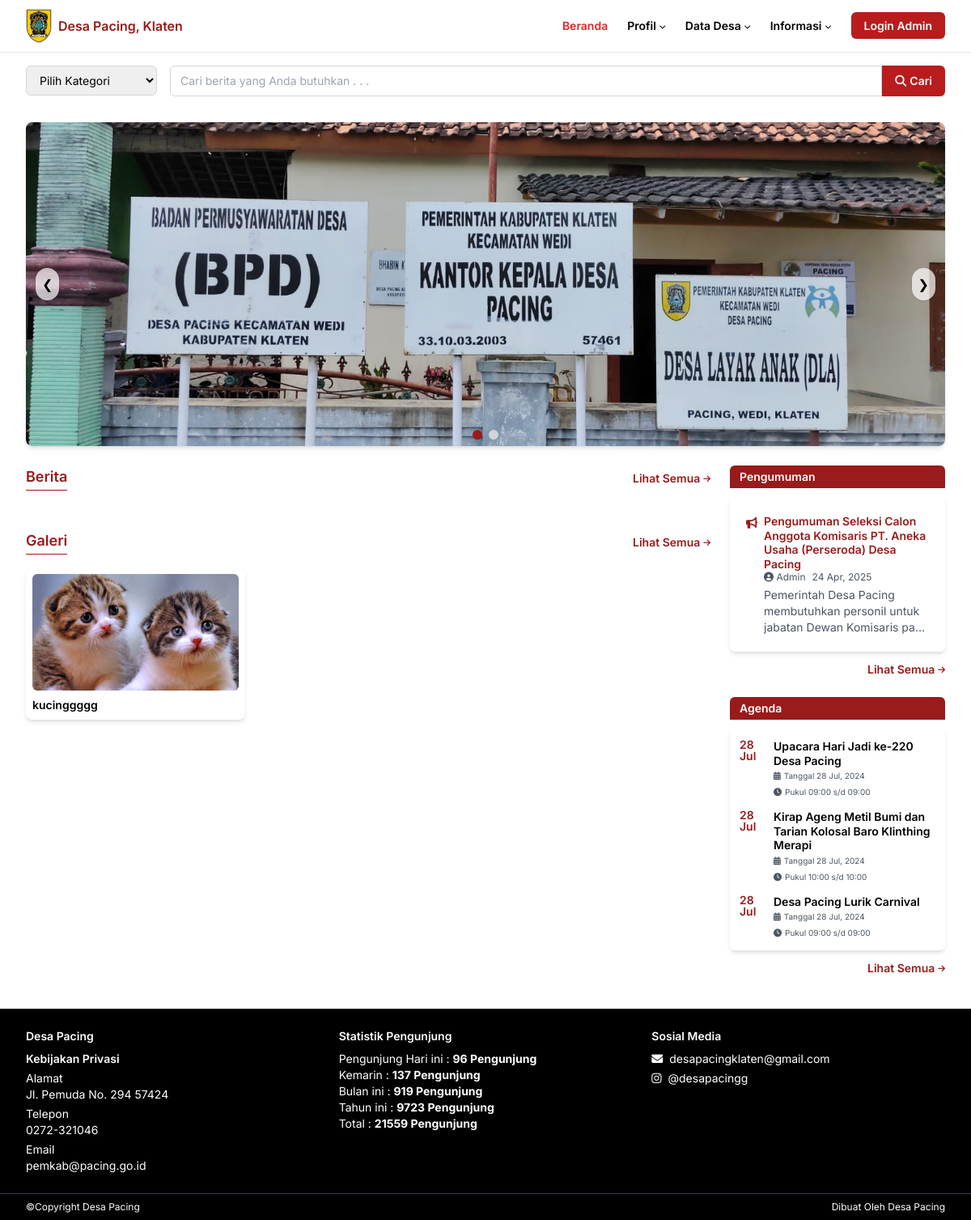
Before: / with the older database file.
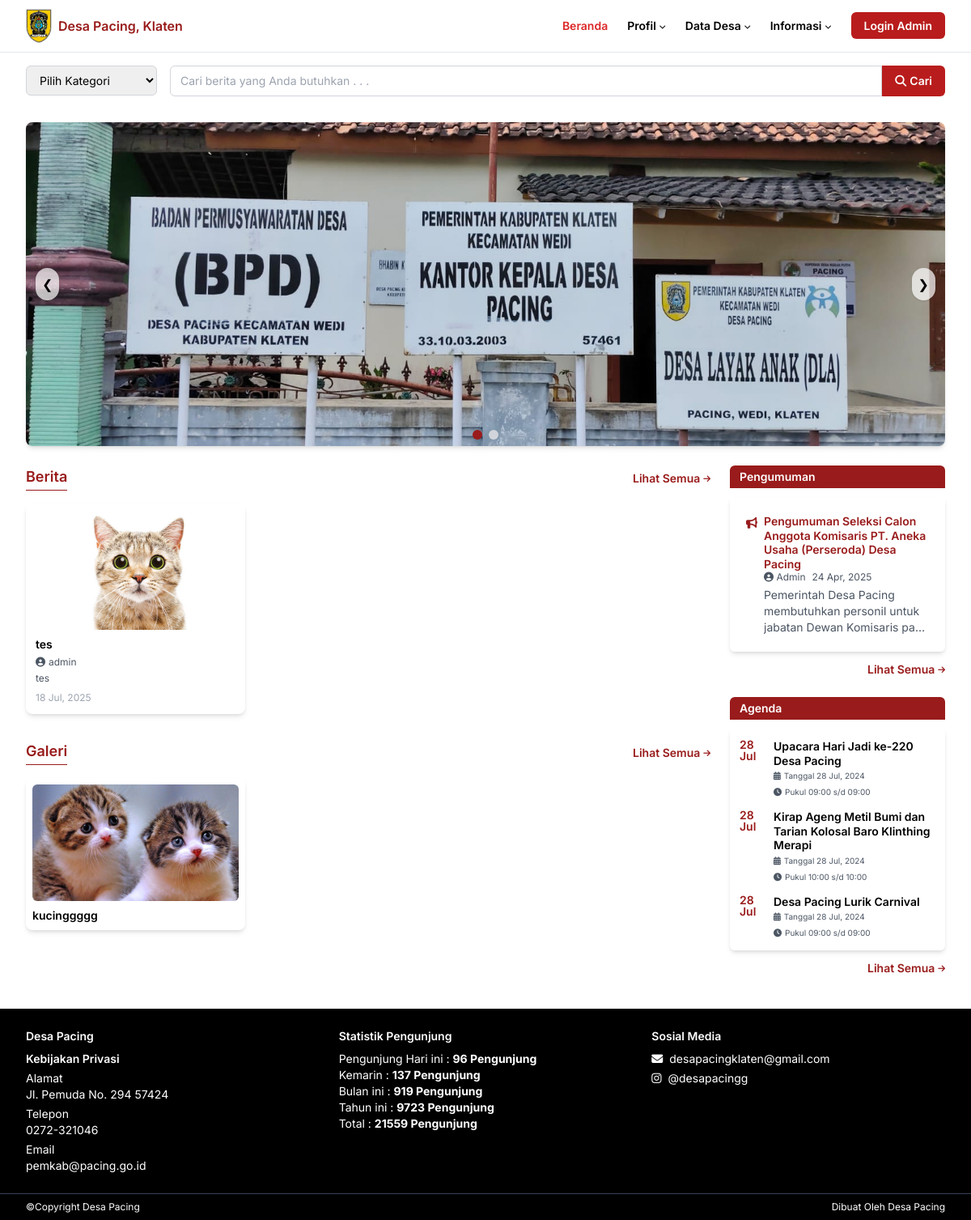
After: the same page with the newer database file.
### tables this page shows
CREATE TABLE `galeri` (
  `id_galeri` int(11) NOT NULL,
  `judul` varchar(255) NOT NULL,
  `deskripsi` text NOT NULL,
  `gambar` varchar(255) DEFAULT NULL,
  `tanggal` datetime NOT NULL DEFAULT current_timestamp()
);

CREATE TABLE `berita` (
  `id` int(11) NOT NULL,
  `judul` varchar(255) NOT NULL,
  `deskripsi` text NOT NULL,
  `gambar` varchar(255) DEFAULT NULL,
  `tanggal` datetime NOT NULL DEFAULT current_timestamp(),
  `penulis` varchar(100) NOT NULL DEFAULT 'Admin'
);

### index.php (the view, shortened to what the rows shown need)
<?php
include 'php/db.php';
$result = $konek->query("SELECT * FROM galeri ORDER BY tanggal DESC LIMIT 9");
$result2 = $konek->query("SELECT * FROM berita ORDER BY tanggal DESC LIMIT 9");
?>
<html class="scroll-smooth" lang="id">
  <head>
    <script src="https://cdn.tailwindcss.com"></script>
    <link
      href="https://cdnjs.cloudflare.com/ajax/libs/font-awesome/5.15.3/css/all.min.css"
      rel="stylesheet"
    />
    <link href="css/style.css" rel="stylesheet" />
  </head>
  <body class="bg-white text-black">
    <main
      class="max-w-[1280px] mx-auto px-4 sm:px-6 lg:px-8 mt-6 grid grid-cols-1 lg:grid-cols-4 gap-6"
    >
      <section class="lg:col-span-3 space-y-8">
        <section aria-labelledby="berita-title" class="space-y-4">
          <div class="flex justify-between items-center mb-2">
            <h2
              class="text-red-800 font-semibold text-base sm:text-lg border-b border-red-800 pb-0.5"
              id="berita-title"
            >
              Berita
            </h2>
          </div>
          <div class="grid grid-cols-1 sm:grid-cols-2 lg:grid-cols-3 gap-4">
            <?php while ($row = $result2->fetch_assoc()): ?>
              <a href="detail_berita.php?id=<?php echo $row['id']; ?>" class="block hover:shadow-lg transition">
                <article
                  aria-label="Berita 1"
                  class="bg-white rounded-lg shadow-md p-3 flex flex-col"
                >
                  <img
                    alt="<?php echo htmlspecialchars($row['judul']); ?>"
                    class="rounded-md mb-2 object-cover w-full h-40 sm:h-36"
                    height="200"
                    loading="lazy"
                    src="assets/<?php echo htmlspecialchars($row['gambar']); ?>"
                    width="400"
                  />
                  <h3 class="font-semibold text-xs sm:text-sm mb-1 leading-tight">
                    <?php echo htmlspecialchars($row['judul']); ?>
                  </h3>
                  <div
                    class="flex items-center text-gray-600 text-[10px] sm:text-xs mb-1 space-x-1"
                  >
                    <i class="fas fa-user-circle"> </i>
                    <span> <?php echo htmlspecialchars($row['penulis']); ?> </span>
                  </div>
                  <p
                    class="text-gray-600 text-[9px] sm:text-xs mb-2 line-clamp-3"
                  >
                    <?php echo htmlspecialchars(mb_strimwidth(strip_tags($row['deskripsi']), 0, 120, '...')); ?>
                  </p>
                  <time
                    class="text-gray-400 text-[9px] sm:text-xs"
                    datetime="2025-07-03"
                  >
                    <?php echo date('j M, Y', strtotime($row['tanggal'])); ?>
                  </time>
                </article>
            </a>
            <?php endwhile; ?>
          </div>
        </section>
        <section aria-labelledby="galeri-title" class="space-y-4">
          <div class="flex justify-between items-center mb-2">
            <h2
              class="text-red-800 font-semibold text-base sm:text-lg border-b border-red-800 pb-0.5"
              id="galeri-title"
            >
              Galeri
            </h2>
          </div>
          <div class="grid grid-cols-1 sm:grid-cols-3 gap-4">
            <?php while ($row = $result->fetch_assoc()): ?>
            <article
              onclick="openModal(
                '<?php echo htmlspecialchars($row['judul']); ?>',
                '<?php echo htmlspecialchars($row['deskripsi']); ?>',
                'assets/<?php echo htmlspecialchars($row['gambar']); ?>'
              )"
              class="bg-white rounded-lg shadow-md p-2 flex flex-col cursor-pointer hover:ring-2 hover:ring-red-500 transition-all"
            >
              <img
                alt="Kirab Gunungan"
                class="rounded-md mb-2 object-cover w-full h-36"
                src="assets/<?php echo htmlspecialchars($row['gambar']); ?>"
                loading="lazy"
              />
              <h3 class="font-semibold text-xs sm:text-sm leading-tight">
                <?php echo htmlspecialchars($row['judul']); ?>
              </h3>
            </article>
          <?php endwhile; ?>
          </div>
        </section>
      </section>
    </main>
  </body>
</html>

Changed rows visible on the page:
added berita: gambar (picture), judul "tes", penulis "admin", deskripsi "tes", tanggal "18 Jul, 2025"
